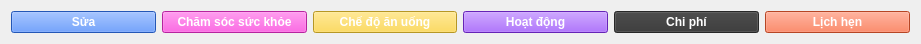
       <widget class="QWidget" name="layoutWidget">
        <property name="geometry">
         <rect>
          <x>41</x>
          <y>320</y>
          <width>921</width>
          <height>37</height>
         </rect>
        </property>
        <layout class="QGridLayout" name="gridLayout_10">
         <item row="0" column="0">
          <widget class="QPushButton" name="btn_edit">
           <property name="styleSheet">
            <string notr="true">background-color: #337aff;
font-weight: bold;
color: #fff;</string>
           </property>
           <property name="text">
            <string>Sửa</string>
           </property>
          </widget>
         </item>
         <item row="0" column="1">
          <widget class="QPushButton" name="btn_cham_soc_suc_khoe">
           <property name="styleSheet">
            <string notr="true">background-color: #ff33dd;
font-weight: bold;
color: #fff;</string>
           </property>
           <property name="text">
            <string>Chăm sóc sức khỏe</string>
           </property>
          </widget>
         </item>
         <item row="0" column="2">
          <widget class="QPushButton" name="btn_che_do_an_uong">
           <property name="styleSheet">
            <string notr="true">background-color: #ffd433;
font-weight: bold;
color: #fff;</string>
           </property>
           <property name="text">
            <string>Chế độ ăn uống</string>
           </property>
          </widget>
         </item>
         <item row="0" column="3">
          <widget class="QPushButton" name="btn_hoat_dong">
           <property name="styleSheet">
            <string notr="true">background-color: #8d33ff;
font-weight: bold;
color: #fff;</string>
           </property>
           <property name="text">
            <string>Hoạt động</string>
           </property>
          </widget>
         </item>
         <item row="0" column="4">
          <widget class="QPushButton" name="btn_chi_phi">
           <property name="styleSheet">
            <string notr="true">background-color: #363636;
font-weight: bold;
color: #fff;</string>
           </property>
           <property name="text">
            <string>Chi phí</string>
           </property>
          </widget>
         </item>
         <item row="0" column="5">
          <widget class="QPushButton" name="btn_lich_hen">
           <property name="styleSheet">
            <string notr="true">background-color: #ff6133;
font-weight: bold;
color: #fff;</string>
           </property>
           <property name="text">
            <string>Lịch hẹn</string>
           </property>
          </widget>
         </item>
        </layout>
       </widget>
